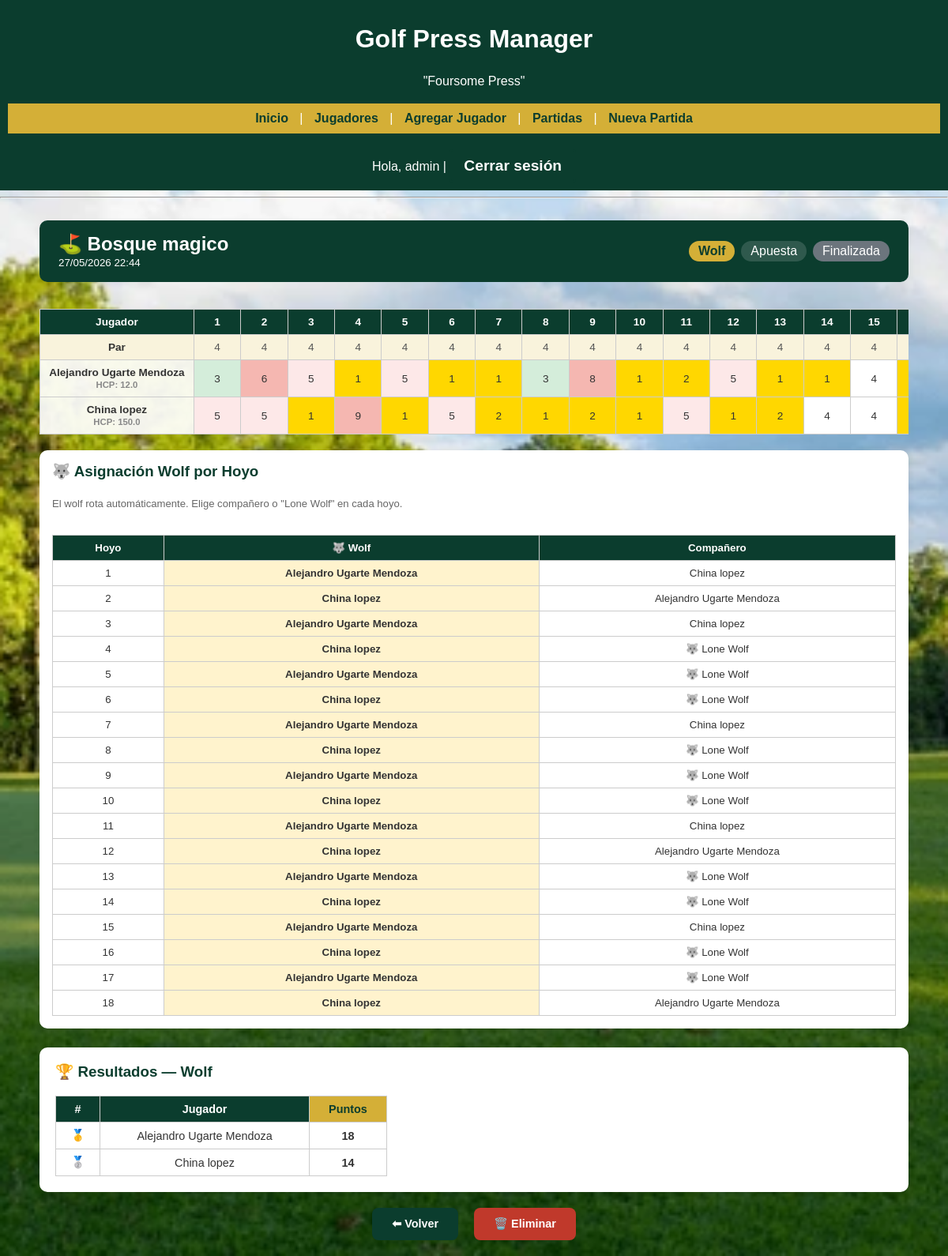
Screenshot of /match/5/scorecard (signed in) with the database file from the repository.
### models/user.py (models this page shows, shortened)
class User(db.Model, UserMixin):
    __tablename__ = 'users'
    id = db.Column(db.Integer, primary_key=True)
    username = db.Column(db.String(80), unique=True, nullable=False)
    password_hash = db.Column(db.String(128), nullable=False)
    role = db.Column(db.String(20), nullable=False)  # 'admin', 'executive', 'player'

### models/match.py (models this page shows)
class Match(db.Model):
    __tablename__ = 'matches'
    id = db.Column(db.Integer, primary_key=True)
    fecha = db.Column(db.DateTime, default=datetime.utcnow)
    estado = db.Column(db.String(20), default='activa')
    campo = db.Column(db.String(100), nullable=True)
    tipo_juego = db.Column(db.String(50), nullable=True, default='Stroke Play')
    tipo_partida = db.Column(db.String(20), nullable=True, default='amistoso')
    ratings  = db.Column(db.Text, nullable=True)
    slopes   = db.Column(db.Text, nullable=True)
    pares    = db.Column(db.Text, nullable=True)   # JSON [4,3,5,...]
    wolf_data = db.Column(db.Text, nullable=True)  # JSON {hoyo: {partner: id|'lone'}}
    bbb_data  = db.Column(db.Text, nullable=True)  # JSON {hoyo: {bingo:id, bango:id, bongo:id}}
    jugadores = db.relationship('MatchPlayer', backref='match', cascade='all, delete-orphan')
    def get_pares(self):
        return json.loads(self.pares) if self.pares else [4]*18
    def get_wolf_data(self):
        return json.loads(self.wolf_data) if self.wolf_data else {}
    def get_bbb_data(self):
        return json.loads(self.bbb_data) if self.bbb_data else {}

class MatchPlayer(db.Model):
    __tablename__ = 'match_players'
    id = db.Column(db.Integer, primary_key=True)
    match_id = db.Column(db.Integer, db.ForeignKey('matches.id'), nullable=False)
    player_id = db.Column(db.Integer, db.ForeignKey('players.id'), nullable=False)
    handicap_ajustado = db.Column(db.Float, nullable=True)
    score_total = db.Column(db.Integer, default=0)
    team = db.Column(db.Integer, nullable=True)   # 1 = Equipo A, 2 = Equipo B
    jugador = db.relationship('Player', backref='match_entries')
    scores  = db.relationship('MatchScore', backref='match_player',
                              cascade='all, delete-orphan', order_by='MatchScore.hoyo')

### models/player.py (models this page shows, shortened)
class Player(db.Model):
    __tablename__ = 'players'
    id = db.Column(db.Integer, primary_key=True)
    name = db.Column(db.String(100), nullable=False)
    handicap = db.Column(db.Float, nullable=True)
    country = db.Column(db.String(50), nullable=True)
    match_id = db.Column(db.Integer, db.ForeignKey('matches.id'))
    match = db.relationship('Match', backref='players')  # usar string si hay error

### controllers/match_controller.py (the view, shortened to what this page needs)
@match_bp.route('/<int:match_id>/scorecard', methods=['GET', 'POST'])
@login_required
@role_required('admin', 'executive', 'player')
def scorecard(match_id):
    match = Match.query.get_or_404(match_id)
    mps   = MatchPlayer.query.filter_by(match_id=match_id).all()
    holes      = list(range(1, 19))
    pares      = match.get_pares()
    wolf_data  = match.get_wolf_data()
    bbb_data   = match.get_bbb_data()
    scores_map = {mp.id: {ms.hoyo: ms for ms in mp.scores} for mp in mps}
    resultados = calcular_resultados(match, mps)
    return render_template('matches/scorecard.html',
        match=match, mps=mps, holes=holes, pares=pares,
        scores_map=scores_map, resultados=resultados,
        wolf_data=wolf_data, bbb_data=bbb_data,
        juegos_equipo=list(JUEGOS_EQUIPO))

### controllers/auth_controller.py (called while the page is built)
@login_manager.user_loader
def load_user(user_id):
    return User.query.get(int(user_id))

def role_required(*roles):
    def decorator(f):
        @wraps(f)
        def wrapped(*args, **kwargs):
            if not current_user.is_authenticated:
                flash('Debe iniciar sesión para acceder a esta página.', 'warning')
                return login_manager.unauthorized()
            if current_user.role not in roles:
                flash('No tienes permisos para acceder a esta página.', 'danger')
                return redirect(url_for('main.home'))
            return f(*args, **kwargs)
        return wrapped
    return decorator

### templates/matches/scorecard.html (shortened to what this page needs)
{% extends 'base.html' %}
{% block contenido %}
<div style="max-width:1100px; margin:0 auto;">
  <div style="background:#0B3D2E;color:white;border-radius:10px;padding:16px 24px;margin-bottom:18px;display:flex;justify-content:space-between;align-items:center;flex-wrap:wrap;gap:10px;">
    <div>
      <h2 style="margin:0;color:white;text-shadow:none;">⛳ {{ match.campo or 'Sin campo' }}</h2>
      <small>{{ match.fecha.strftime('%d/%m/%Y %H:%M') }}</small>
    </div>
    <div style="display:flex;gap:8px;flex-wrap:wrap;">
      <span style="background:#D4AF37;color:#0B3D2E;padding:4px 12px;border-radius:20px;font-weight:bold;">{{ match.tipo_juego }}</span>
      <span style="background:rgba(255,255,255,0.15);padding:4px 12px;border-radius:20px;">{{ match.tipo_partida|capitalize }}</span>
      <span style="background:{% if match.estado=='activa' %}#28a745{% else %}#6c757d{% endif %};padding:4px 12px;border-radius:20px;">{{ match.estado|capitalize }}</span>
    </div>
  </div>
  <form method="POST">
    <div style="overflow-x:auto;">
      <table style="font-size:0.85rem;">
        <thead>
          <tr style="background:#0B3D2E;color:white;">
            <th style="background:#0B3D2E;color:white;">Jugador</th>
            {% for h in holes %}<th style="background:#0B3D2E;color:white;min-width:36px;">{{ h }}</th>{% endfor %}
          </tr>
          <tr style="background:#f9f3dc;">
            <td style="font-weight:bold;background:#f9f3dc;">Par</td>
            {% for p in pares %}<td style="background:#f9f3dc;color:#555;">{{ p }}</td>{% endfor %}
          </tr>
        </thead>
        <tbody>
          {% for mp in mps %}
          <tr>
            <td style="font-weight:bold;white-space:nowrap;">
              {{ mp.jugador.name }}
              <br><small style="color:#888;">HCP: {{ mp.jugador.handicap or '—' }}</small>
            </td>
            {% for h in holes %}
              {% set ms = scores_map[mp.id].get(h) %}
              {% set par_h = pares[h-1] %}
              {% set g = ms.golpes if ms else None %}
              {% if g is not none %}
                {% if   g <= par_h - 2 %}{% set bg='#ffd700' %}
                {% elif g == par_h - 1 %}{% set bg='#d4edda' %}
                {% elif g == par_h     %}{% set bg='#ffffff' %}
                {% elif g == par_h + 1 %}{% set bg='#fde8e8' %}
                {% else                %}{% set bg='#f5b7b1' %}{% endif %}
              {% else %}{% set bg='#ffffff' %}{% endif %}
              <td style="background:{{ bg }};">
                {% if match.estado=='activa' %}
                  <input type="number" name="score_{{ mp.id }}_{{ h }}"
                         value="{{ g if g is not none else '' }}" min="1" max="20"
                         style="width:36px;border:none;background:transparent;text-align:center;font-size:0.9rem;">
                {% else %}
                  {{ g if g is not none else '—' }}
                {% endif %}
              </td>
            {% endfor %}
          </tr>
          {% endfor %}
        </tbody>
      </table>
    </div>
    {% if match.tipo_juego == 'Wolf' %}
    <div style="background:white;border-radius:10px;padding:16px;margin-top:20px;box-shadow:0 2px 8px rgba(0,0,0,0.08);">
      <h3 style="color:#0B3D2E;margin-top:0;">🐺 Asignación Wolf por Hoyo</h3>
      <p style="font-size:0.82rem;color:#666;">El wolf rota automáticamente. Elige compañero o "Lone Wolf" en cada hoyo.</p>
      <div style="overflow-x:auto;">
        <table style="font-size:0.83rem;">
          <thead>
            <tr style="background:#0B3D2E;color:white;">
              <th style="background:#0B3D2E;color:white;">Hoyo</th>
              <th style="background:#0B3D2E;color:white;">🐺 Wolf</th>
              <th style="background:#0B3D2E;color:white;">Compañero</th>
            </tr>
          </thead>
          <tbody>
            {% for h in holes %}
            {% set wolf_mp = mps[(h-1) % mps|length] %}
            {% set hdata = wolf_data.get(h|string, {}) %}
            <tr>
              <td>{{ h }}</td>
              <td style="font-weight:bold;background:#fff3cd;">{{ wolf_mp.jugador.name }}</td>
              <td>
                {% if match.estado == 'activa' %}
                <select name="wolf_{{ h }}_partner" style="font-size:0.82rem;padding:3px;border-radius:4px;border:1px solid #ccc;">
                  <option value="lone" {% if hdata.get('partner','lone')=='lone' %}selected{% endif %}>🐺 Lone Wolf</option>
                  {% for mp in mps %}
                    {% if mp.id != wolf_mp.id %}
                    <option value="{{ mp.id }}" {% if hdata.get('partner','')|string == mp.id|string %}selected{% endif %}>
                      {{ mp.jugador.name }}
                    </option>
                    {% endif %}
                  {% endfor %}
                </select>
                {% else %}
                  {% if hdata.get('partner','lone') == 'lone' %}🐺 Lone Wolf
                  {% else %}
                    {% for mp in mps %}{% if mp.id|string == hdata.get('partner','')|string %}{{ mp.jugador.name }}{% endif %}{% endfor %}
                  {% endif %}
                {% endif %}
              </td>
            </tr>
            {% endfor %}
          </tbody>
        </table>
      </div>
    </div>
    {% endif %}
  </form>
  {% if resultados %}
  <div style="background:white;border-radius:10px;padding:20px;margin-top:24px;box-shadow:0 2px 8px rgba(0,0,0,0.1);">
    <h3 style="color:#0B3D2E;margin-top:0;">🏆 Resultados — {{ match.tipo_juego }}</h3>
    {% if match.tipo_juego == 'Match Play' %}
      <div style="overflow-x:auto;">
        <table style="font-size:0.82rem;">
          <thead>
            <tr style="background:#0B3D2E;color:white;">
              <th style="background:#0B3D2E;color:white;">Jugador</th>
              {% for h in holes %}<th style="background:#0B3D2E;color:white;">{{ h }}</th>{% endfor %}
              <th style="background:#D4AF37;color:#0B3D2E;">Resultado</th>
            </tr>
          </thead>
          <tbody>
            {% for r in resultados %}
            <tr>
              <td style="font-weight:bold;">{{ r.jugador }}</td>
              {% if r.detalle %}{% for v in r.detalle %}
                <td style="text-align:center;background:{% if v=='W' %}#d4edda{% elif v=='L' %}#fde8e8{% elif v=='H' %}#fff3cd{% else %}#fff{% endif %};">{{ v }}</td>
              {% endfor %}{% endif %}
              <td style="font-weight:bold;">{{ r.total }}</td>
            </tr>
            {% endfor %}
          </tbody>
        </table>
      </div>
    {% else %}
      <table style="font-size:0.9rem;max-width:420px;">
        <thead><tr style="background:#0B3D2E;color:white;">
          <th style="background:#0B3D2E;color:white;">#</th>
          <th style="background:#0B3D2E;color:white;">Jugador</th>
          <th style="background:#D4AF37;color:#0B3D2E;">
            {% if match.tipo_juego in ('Stableford','Wolf','Bingo-Bango-Bongo') %}Puntos
            {% elif match.tipo_juego in ('Skins Game',) %}Skins
            {% else %}Golpes{% endif %}
          </th>
        </tr></thead>
        <tbody>{% for r in resultados %}<tr>
          <td>{% if loop.first %}🥇{% elif loop.index==2 %}🥈{% elif loop.index==3 %}🥉{% else %}{{ loop.index }}{% endif %}</td>
          <td>{{ r.jugador }}</td>
          <td style="font-weight:bold;text-align:center;">{{ r.total }}</td>
        </tr>{% endfor %}</tbody>
      </table>
    {% endif %}
  </div>
  {% endif %}
  <div class="buttons" style="margin-top:20px;">
    <a href="{{ url_for('match.list_matches') }}" class="btn">⬅ Volver</a>
    {% if current_user.role in ['admin','executive'] %}
    <a href="{{ url_for('match.delete_match', match_id=match.id) }}" class="btn"
       style="background:#c0392b;" onclick="return confirm('¿Eliminar esta partida?')">🗑️ Eliminar</a>
    {% endif %}
  </div>
</div>
{% endblock %}

### templates/base.html (shortened to what this page needs)
<!DOCTYPE html>
<html lang="es">
<head>
    <link rel="stylesheet" href="{{ url_for('static', filename='css/style.css') }}">
</head>
<body>
    <header>
        <h1 style="text-align: center;">Golf Press Manager</h1>
        <p style="text-align: center;">"Foursome Press"</p>
        <nav class="navbar">
            <a href="{{ url_for('main.home') }}">Inicio</a> |
            <a href="{{ url_for('player.list_players') }}">Jugadores</a>  |
            <a href="{{ url_for('player.add_player') }}">Agregar Jugador</a> |
            <a href="{{ url_for('match.list_matches') }}">Partidas</a> |
            <a href="{{ url_for('match.new_match') }}">Nueva Partida</a>
        </nav>
        <nav>
            {% if current_user.is_authenticated %}
                Hola, {{ current_user.username }} |
                <a href="{{ url_for('auth.logout') }}" class="btn-global">Cerrar sesión</a>
            {% else %}
                <a href="{{ url_for('auth.login') }}" class="btn-global">Iniciar sesión</a>
            {% endif %}
        </nav>
    </header>
<hr>
    <main>
        {% block contenido %}{% endblock %}
    </main>
</body>
</html>

### static/css/style.css (style rules this page uses)
body { font-family: Bold, sans-serif; margin: 0; padding: 0; background-image: url("../img/fondo-golf.jpg"); background-size: cover; background-position: center; background-repeat: no-repeat; background-attachment: fixed; color: #333; }
header { background-color: #0B3D2E; color: #FFFFFF; padding: 10px; text-align: center; }
.navbar { background-color: #D4AF37; padding: 10px; text-align: center; }
.navbar a { color: #0B3D2E; text-decoration: none; margin: 0 10px; font-weight: bold; transition: color 0.3s ease; }
main { padding: 20px; }
h2 { text-align: center; color: #ffffff; text-shadow: 1px 1px 3px rgba(0,0,0,0.6); margin-bottom: 10px; }
p, ul { text-align: justify; line-height: 1.6; }
.buttons { display: flex; justify-content: center; gap: 20px; margin-top: 40px; }
.btn { display: inline-block; text-decoration: none; background-color: #0B3D2E; color: white; padding: 12px 25px; border-radius: 8px; font-weight: bold; transition: background-color 0.3s ease, transform 0.2s ease; border: none; cursor: pointer; font-size: 0.9rem; }
table { width: 100%; border-collapse: collapse; margin-top: 1rem; }
table th, table td { border: 1px solid #ccc; padding: 0.5rem 0.7rem; text-align: center; }
table th { background-color: #f2f2f2; }
table td { background-color: rgba(255, 255, 255, 0.92); }
.btn-global { background-color: #0B3D2E; color: white; border: 2px solid #0B3D2E; padding: 8px 16px; font-size: 1.2em; font-weight: bold; cursor: pointer; border-radius: 4px; transition: background-color 0.3s, color 0.3s; text-decoration: none; display: inline-block; margin-top: 20px; }

### rows the page displays
User: username "admin"
Match: campo "Bosque magico", fecha "27/05/2026 22:44", tipo_juego "Wolf", tipo_partida "Apuesta", estado "Finalizada"
MatchPlayer: jugador.name "Alejandro Ugarte Mendoza", jugador "12.0", g "3" "6" "5" "1" "5" "1" "1" "3" "8" "1" "2" "5" "1" "1" "4"
MatchPlayer: jugador.name "China lopez", jugador "150.0", g "5" "5" "1" "9" "1" "5" "2" "1" "2" "1" "5" "1" "2" "4" "4"
Player: jugador.name "Alejandro Ugarte Mendoza" "Alejandro Ugarte Mendoza" "Alejandro Ugarte Mendoza" "Alejandro Ugarte Mendoza" "Alejandro Ugarte Mendoza" "Alejandro Ugarte Mendoza" "Alejandro Ugarte Mendoza" "Alejandro Ugarte Mendoza" "Alejandro Ugarte Mendoza", jugador "Alejandro Ugarte Mendoza", total "18"
Player: jugador.name "China lopez" "China lopez" "China lopez" "China lopez" "China lopez" "China lopez" "China lopez" "China lopez" "China lopez", jugador "China lopez", total "14"

### other values shown
{{ h }} "1" "2" "3" "4" "5" "6" "7" "8" "9" "10" "11" "12" "13" "14" "15"
{{ p }} "4" "4" "4" "4" "4" "4" "4" "4" "4" "4" "4" "4" "4" "4" "4"
{{ h }} "1" "2" "3" "4" "5" "6" "7" "8" "9" "10" "11" "12" "13" "14" "15" "16" "17" "18"
